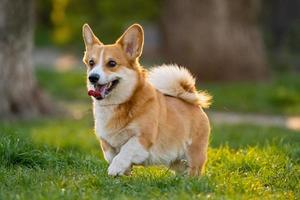
#> input picture open cv/photos/dog.jpg, 300 x 200 px
$ python shapes.py
#> lines starting #> are read from the running program, lines starting #| are printed output that depends on the picture
# drawing different geometric shapes and text on an image
import cv2

img = cv2.imread('./photos/dog.jpg')
#> img is the input picture: shape (200, 300, 3); mean B, G, R 62.3, 109, 111.9

# line --- img = cv2.line(img , coordinate 1 in the form of tuple , coordinate 2 in the form of tuple , color in BGR format , thickness in number )
img = cv2.line(img , (0,0) , (255,255) , (0,0,255),2 )

# arrowed line --- img = cv2.line(img , coordinate 1 in the form of tuple , coordinate 2 in the form of tuple , color in BGR format , thickness in number )
img = cv2.arrowedLine(img , (10,0) , (104,24) , (0,0,255),2)

#rectangle
# img = cv2.rectangle(img , top left vertex coordinats , bottom right coordinates , color in bgr format, thickness / -1 : -1 means it fills the rectangle with the mentioned color)
img = cv2.rectangle(img , (30,130) , (200,80) , (200,62,200), -1)
img = cv2.rectangle(img , (30,130) , (200,20) , (100,62,100), 2)

#circle
# img = cv2.circle(img , centre of the circle , radius of the circle, color in bgr format, thickness / -1 : -1 means it fills the rectangle with the mentioned color)
img = cv2.circle(img , (100,100) , 50 , (200,0,0) , -1)
img = cv2.circle(img , (190,100) , 50 , (200,0,0) , 3)

#text
# img = cv2.putText(img , 'text you want to put' , 'starting point of the text , font face/type , font size , color of the font in bgr , thickness , line type)
img = cv2.putText(img,'hi',(25,100),cv2.FONT_HERSHEY_SIMPLEX,4,(255,255,255),5,cv2.LINE_AA)
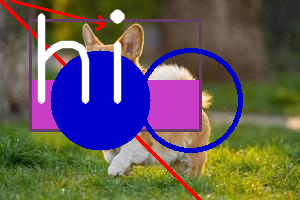
#> img: shape (200, 300, 3); mean B, G, R 90.3, 89.8, 100.4

#similarly there are methods for polygon : cv2.polyLine , ecllipse : cv2.ecllipse etc

cv2.imshow('shapes', img)

cv2.waitKey(0)
cv2.destroyAllWindows()

$ run again, with open cv/photos/largeImage.jpg copied over open cv/photos/dog.jpg
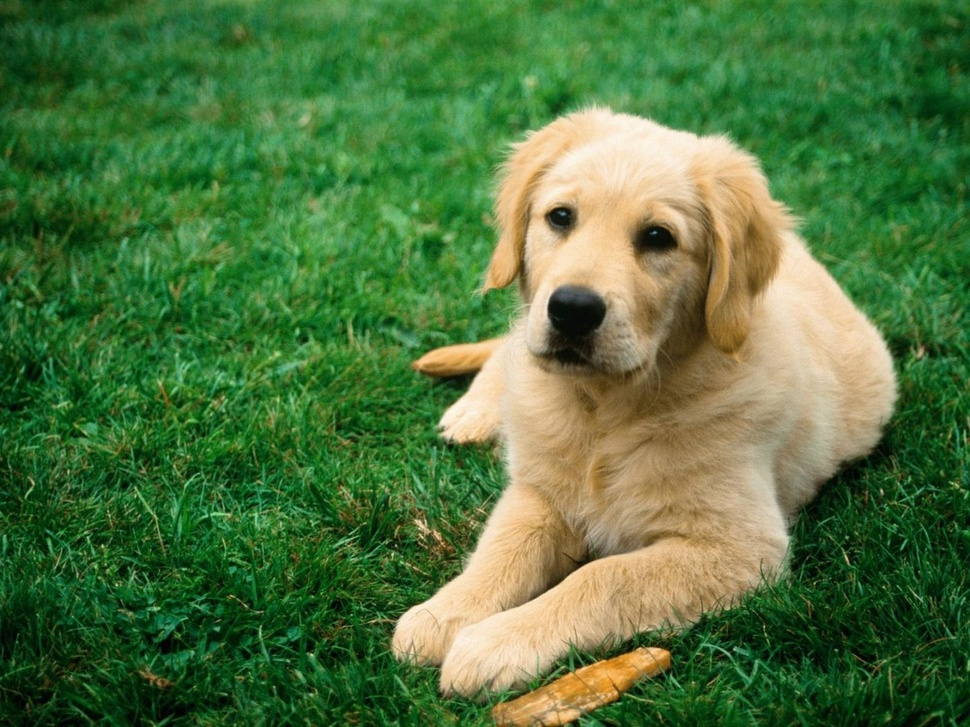
#> input picture open cv/photos/largeImage.jpg, 970 x 727 px, shrunk from 1440 x 1080 before the run
#> img is the input picture: shape (727, 970, 3); mean B, G, R 62.2, 116.7, 79.4
#> `img = cv2.putText(img,'hi',(25,100),cv2.FONT_HERSHEY_SIMPLEX,4,(255,25..`:
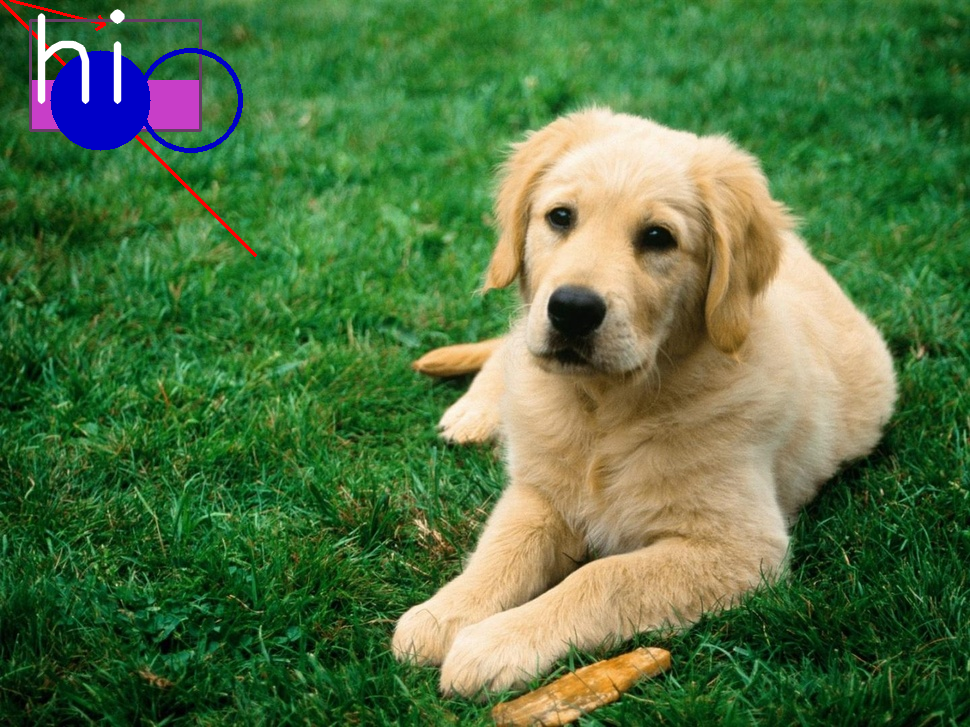
#> img: shape (727, 970, 3); mean B, G, R 65.5, 115.4, 80.7

$ run again, with open cv/photos/noise.jpg copied over open cv/photos/dog.jpg
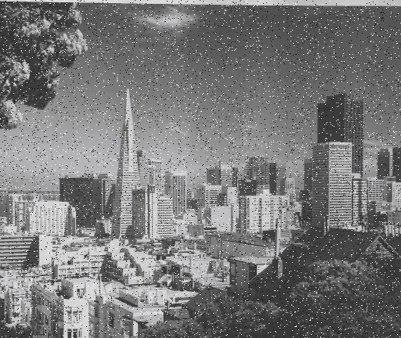
#> input picture open cv/photos/noise.jpg, 401 x 338 px
#> img is the input picture: shape (338, 401, 3); mean B, G, R 120.8, 120.6, 120.6
#> `img = cv2.putText(img,'hi',(25,100),cv2.FONT_HERSHEY_SIMPLEX,4,(255,25..`:
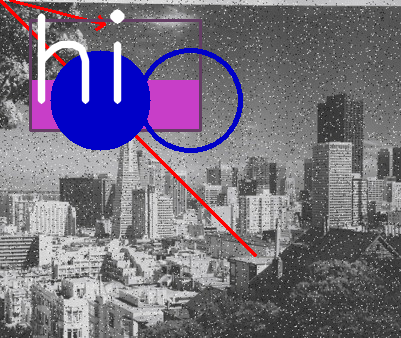
#> img: shape (338, 401, 3); mean B, G, R 127.4, 111, 116.9
